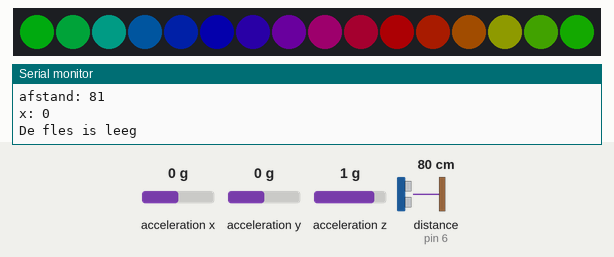
Simulated run of this sketch. Board: Arduino Uno, built with avr-gcc and run on an emulated ATmega328P. Parts: 16 RGB LEDs in strip order, left to right, the last lines printed to the serial monitor. The inputs (shaded band) are chosen by the test bench; at power-on: distance to the obstacle (sensor on pin 6) 80 cm, acceleration x 0 g, acceleration y 0 g, acceleration z 1 g. The echo pulse lasts 58.3 µs per cm; dim RGB values are drawn brighter than linear.

Above: at 2.5 s.
2.6 s: distance to the obstacle (sensor on pin 6) set to 33 cm
8.0 s: distance to the obstacle (sensor on pin 6) set to 27 cm
At 10.1 s:
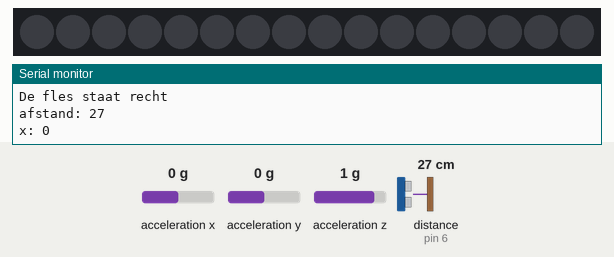
10.3 s: distance to the obstacle (sensor on pin 6) set to 120 cm
At 11.25 s:
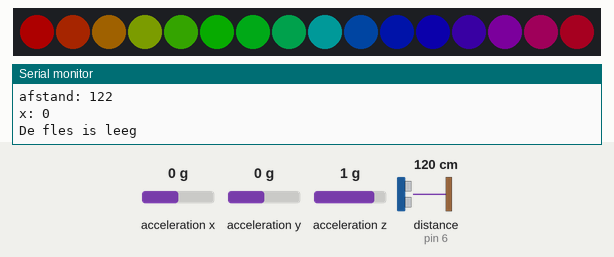
15.7 s: distance to the obstacle (sensor on pin 6) set to 2 cm
At 17.8 s:
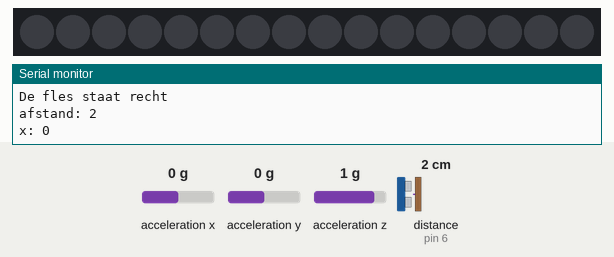
18.0 s: distance to the obstacle (sensor on pin 6) set to 35 cm
At 19.22 s:
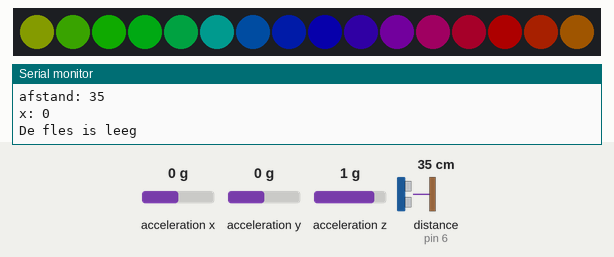
23.4 s: distance to the obstacle (sensor on pin 6) set to 4 cm
At 26.1 s:
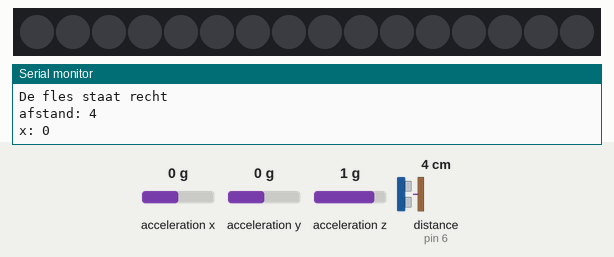

The sketch:

LED-Afstand-Acceler16g.ino
```cpp
// CHECK EERST DE VERSIE VAN JE Accelerometer SENSOR via deze pagina: https://github.com/harmsel/Ubicomp-code
// Deze code werkt uitsluitend voor de 16g accelemeter (er is uiteraard ook een code voor de 1.5g sensor beschikbaar)


#include <ADXL345.h>  // installeer de library "ADXL345.h" van Seeed via Sketch -> Include Library -> Manage library
ADXL345 accelemeter;  // Sluit de Accelerometer aan op een van de I2C connectoren op je UNO (maakt niet uit welke)

#include <NewPing.h>  // Zoek de library "NewPing" (van Tim Eckel) en installeer deze

#define PIN 6             // Sluit de Sensor aan op D6
#define MAX_DISTANCE 200  // Maximale meetafstand, wil je minder ver meten? Maak dan deze max_distance kleiner om je respons tijd van je sensor te verhogen
NewPing sonar(PIN, PIN, MAX_DISTANCE);  // Pin komt twee keer voor, want de eerste is voor de trigger de tweede voor de echo

// -- deze library en instellingen zijn nodig voor je ledstrip
#include <Adafruit_NeoPixel.h>  // installeer "Adafruit_NeoPixel.h" via: Tools > Manage Libraies
#define PIN 4                   // De ledstrip aansluiten op D4
#define NUMPIXELS 16            // het aantal ledjes in je strip,
Adafruit_NeoPixel pixels(NUMPIXELS, PIN, NEO_GRB + NEO_KHZ800);

#include <elapsedMillis.h>  // installeer, als je dat nog niet gedaan had bij ToDo1,: "elapsedMillis.h" van Paul via: Tools > Manage Libraies
elapsedMillis timeElapsed;  //maak een timer object aan met deze naam

int teller = 0;

void setup() {
  Serial.begin(9600);        // Code om je serial monitor te gebruiken
  pixels.begin();            // INITIALIZE NeoPixel strip object (REQUIRED)
  pixels.show();             // Turn OFF all pixels ASAP
  pixels.setBrightness(50);  // Set helderheid  (max = 255)

  accelemeter.powerOn();  // Zet de accelemeter aan, noodzakelijke code
}
void loop() {

  // -- Code voor het uitlezen van  afstandsensor
  long afstand = sonar.ping_cm();
  Serial.print("afstand: ");
  Serial.println(afstand);

  // -- code voor het uitlezen van de accelerometer
  int x, y, z;
  accelemeter.readXYZ(&x, &y, &z);  //lees the accelerometer waardes en sla ze op in variabelen
  Serial.print("x: ");
  Serial.println(x);  //stuur de waarde van x naar de serial monitor


  /// --  code zodat de LED regenboog feedback gaat geven als de fles leeg (afstand meer dan 30 cm) is
  if (afstand > 30) {  // we gaan er van uit dat de fles 30cm diep is
    Serial.println("De fles is leeg");
    rainbowCycle(5, 1);  // functie aanroep met waarden: (snelheid, herhalingen)
  } else {
    colorWipe(pixels.Color(0, 0, 0), 50);  // Red
  }

  // - code waardoor de LED regenboog feedback gaat geven als hij rechtop (x tussen -2 en 2) staat
  if (x < 20 && x > -20) {  // mijn fles staat redelijk recht als x tussen -20 en 20 zit, zijn jouw waarden anders als de fles recht staat, pas de waardes gerust aan
    Serial.println("De fles staat recht");
  }


  delay(30);  //wacht even elke Loop, om de serial monitor leesbaarder te maken
}


/// -------- Hieronder de functies die je in de loop kunt aanroepen
///-------------------------------------------------------------------

// mooie regenboog functie
void rainbowCycle(uint8_t wait, int herhalingen) {
  uint16_t i, j;
  for (j = 0; j < 256 * herhalingen; j++) {  // 2 cycles of all colors on wheel
    for (i = 0; i < pixels.numPixels(); i++) {
      pixels.setPixelColor(i, Wheel(((i * 256 / pixels.numPixels()) + j) & 255));
    }
    pixels.show();
    delay(wait);
  }
}


//Regenboog theater effect
void rainbowLoopt() {
  for (int j = 0; j < 26; j++) {  // cycle all 26 colors
    for (int q = 0; q < 3; q++) {
      for (uint16_t i = 0; i < pixels.numPixels(); i = i + 3) {
        pixels.setPixelColor(i + q, Wheel((i + j) % 255));  // elke 3e pixel aan
      }
      pixels.show();
      delay(20);
      for (uint16_t i = 0; i < pixels.numPixels(); i = i + 3) {
        pixels.setPixelColor(i + q, 0);  //elke 3e weer uit
      }
    }
  }
}

// Deze functie wordt door andere kleurenfuncties gebruikt.
uint32_t Wheel(byte WheelPos) {
  WheelPos = 255 - WheelPos;
  if (WheelPos < 85) {
    return pixels.Color(255 - WheelPos * 3, 0, WheelPos * 3);
  }
  if (WheelPos < 170) {
    WheelPos -= 85;
    return pixels.Color(0, WheelPos * 3, 255 - WheelPos * 3);
  }
  WheelPos -= 170;
  return pixels.Color(WheelPos * 3, 255 - WheelPos * 3, 0);
}


// Rainbow cycle along whole strip. Pass delay time (in ms) between frames.
void rainbow(int wait) {
  // Hue of first pixel runs 5 complete loops through the color wheel.
  // Color wheel has a range of 65536 but it's OK if we roll over, so
  // just count from 0 to 5*65536. Adding 256 to firstPixelHue each time
  // means we'll make 5*65536/256 = 1280 passes through this loop:
  for (long firstPixelHue = 0; firstPixelHue < 1 * 65536; firstPixelHue += 256) {
    // strip.rainbow() can take a single argument (first pixel hue) or
    // optionally a few extras: number of rainbow repetitions (default 1),
    // saturation and value (brightness) (both 0-255, similar to the
    // ColorHSV() function, default 255), and a true/false flag for whether
    // to apply gamma correction to provide 'truer' colors (default true).
    pixels.rainbow(firstPixelHue);
    // Above line is equivalent to:
    // strip.rainbow(firstPixelHue, 1, 255, 255, true);
    pixels.show();  // Update strip with new contents
    delay(wait);    // Pause for a moment
  }
}

void colorWipe(uint32_t color, int wait) {
  for (int i = 0; i < pixels.numPixels(); i++) {  // For each pixel in strip...
    pixels.setPixelColor(i, color);               //  Set pixel's color (in RAM)
    pixels.show();                                //  Update strip to match
    delay(wait);                                  //  Pause for a moment
  }
}
```

Measured:
- the behaviour switches between 31 and 30 cm on distance to the obstacle (sensor on pin 6) (found by bisection; images 0 and 1)
- after the input at 8.0 s, the LEDs: first differ from a run without the input after 0.56 s (image 1 shows a later state)
- after the input at 10.3 s, the LEDs: change after 0.80 s (image 2)
- after the input at 15.7 s, the LEDs: first differ from a run without the input after 0.54 s (image 3 shows a later state)
- after the input at 18.0 s, the LEDs: first change after 0.78 s (image 4 shows a later state)
- after the input at 23.4 s, the LEDs: first differ from a run without the input after 0.50 s (image 5 shows a later state)
